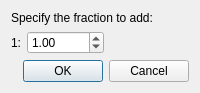
<?xml version="1.0" encoding="UTF-8"?>
<ui version="4.0">
 <class>PreferencePageRiverSurveyFractionAddDialog</class>
 <widget class="QDialog" name="PreferencePageRiverSurveyFractionAddDialog">
  <property name="geometry">
   <rect>
    <x>0</x>
    <y>0</y>
    <width>200</width>
    <height>93</height>
   </rect>
  </property>
  <property name="windowTitle">
   <string>Add fraction</string>
  </property>
  <layout class="QVBoxLayout" name="verticalLayout">
   <item>
    <widget class="QLabel" name="addLabel">
     <property name="text">
      <string>Specify the fraction to add:</string>
     </property>
    </widget>
   </item>
   <item>
    <layout class="QHBoxLayout" name="horizontalLayout" stretch="0,0,0">
     <item>
      <widget class="QLabel" name="one_label">
       <property name="text">
        <string>1:</string>
       </property>
      </widget>
     </item>
     <item>
      <widget class="QDoubleSpinBox" name="fractionSpinBox">
       <property name="minimum">
        <double>0.010000000000000</double>
       </property>
       <property name="maximum">
        <double>10000.000000000000000</double>
       </property>
       <property name="value">
        <double>1.000000000000000</double>
       </property>
      </widget>
     </item>
     <item>
      <spacer name="horizontalSpacer">
       <property name="orientation">
        <enum>Qt::Horizontal</enum>
       </property>
       <property name="sizeHint" stdset="0">
        <size>
         <width>40</width>
         <height>20</height>
        </size>
       </property>
      </spacer>
     </item>
    </layout>
   </item>
   <item>
    <spacer name="verticalSpacer">
     <property name="orientation">
      <enum>Qt::Vertical</enum>
     </property>
     <property name="sizeHint" stdset="0">
      <size>
       <width>20</width>
       <height>2</height>
      </size>
     </property>
    </spacer>
   </item>
   <item>
    <widget class="QDialogButtonBox" name="buttonBox">
     <property name="orientation">
      <enum>Qt::Horizontal</enum>
     </property>
     <property name="standardButtons">
      <set>QDialogButtonBox::Cancel|QDialogButtonBox::Ok</set>
     </property>
    </widget>
   </item>
  </layout>
 </widget>
 <resources/>
 <connections>
  <connection>
   <sender>buttonBox</sender>
   <signal>accepted()</signal>
   <receiver>PreferencePageRiverSurveyFractionAddDialog</receiver>
   <slot>accept()</slot>
   <hints>
    <hint type="sourcelabel">
     <x>248</x>
     <y>254</y>
    </hint>
    <hint type="destinationlabel">
     <x>157</x>
     <y>274</y>
    </hint>
   </hints>
  </connection>
  <connection>
   <sender>buttonBox</sender>
   <signal>rejected()</signal>
   <receiver>PreferencePageRiverSurveyFractionAddDialog</receiver>
   <slot>reject()</slot>
   <hints>
    <hint type="sourcelabel">
     <x>316</x>
     <y>260</y>
    </hint>
    <hint type="destinationlabel">
     <x>286</x>
     <y>274</y>
    </hint>
   </hints>
  </connection>
 </connections>
</ui>
